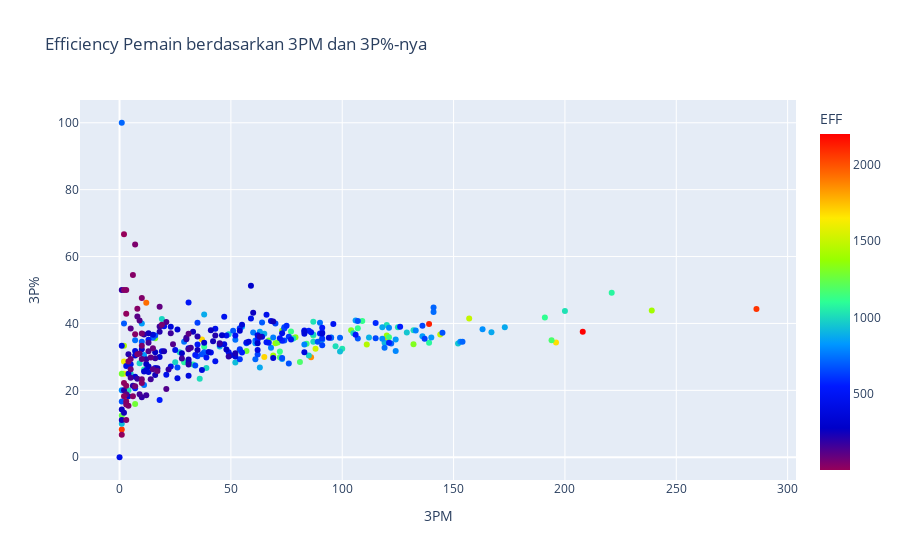

Notebook code for this chart:
### Code cell
temp = df.groupby(['3PM','3P%']).mean().reset_index().sort_values(by='EFF',ascending=False)
px.scatter(data_frame = temp, x = '3PM', y = '3P%', color = 'EFF', title = 'Efficiency Pemain berdasarkan 3PM dan 3P%-nya', color_continuous_scale=px.colors.sequential.Rainbow)

### Figure 1 — Plotly figure (JSON) as saved in the notebook; plotly's stock layout.template omitted (floating-point values rounded to 4 significant figures; data arrays with more than 128 entries replaced by an {"elided": "..."} marker saying what was removed)
{"data": [{"hovertemplate": "3PM=%{x}<br>3P%=%{y}<br>EFF=%{marker.color}<extra></extra>", "legendgroup": "", "marker": {"color": {"elided": "341 float values"}, "coloraxis": "coloraxis", "symbol": "circle"}, "mode": "markers", "name": "", "orientation": "v", "showlegend": false, "type": "scatter", "x": {"elided": "341 int values"}, "xaxis": "x", "y": {"elided": "341 float values"}, "yaxis": "y"}], "layout": {"coloraxis": {"colorbar": {"title": {"text": "EFF"}}, "colorscale": [[0, "rgb(150,0,90)"], [0.125, "rgb(0,0,200)"], [0.25, "rgb(0,25,255)"], [0.375, "rgb(0,152,255)"], [0.5, "rgb(44,255,150)"], [0.625, "rgb(151,255,0)"], [0.75, "rgb(255,234,0)"], [0.875, "rgb(255,111,0)"], [1, "rgb(255,0,0)"]]}, "legend": {"tracegroupgap": 0}, "title": {"text": "Efficiency Pemain berdasarkan 3PM dan 3P%-nya"}, "xaxis": {"anchor": "y", "domain": [0, 1], "title": {"text": "3PM"}}, "yaxis": {"anchor": "x", "domain": [0, 1], "title": {"text": "3P%"}}}}
